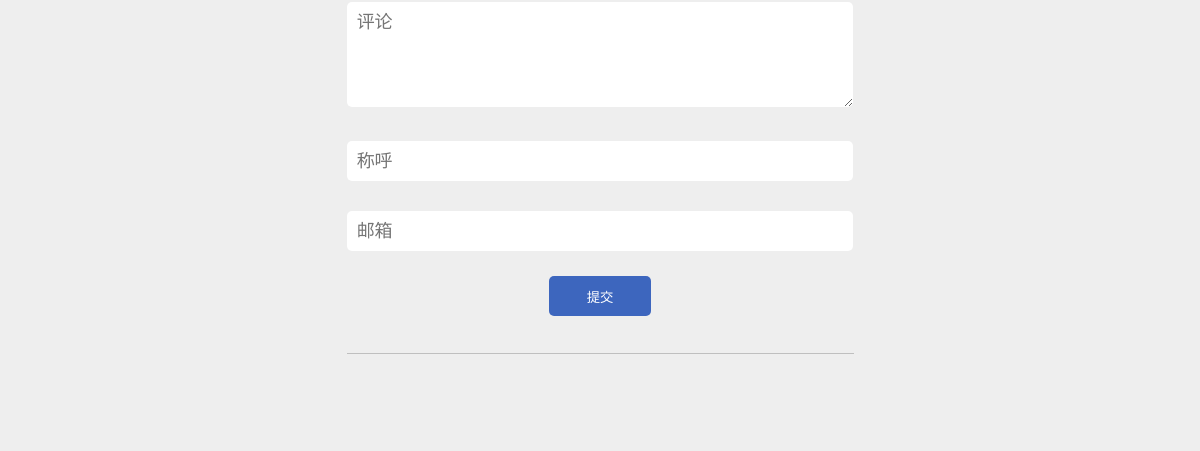
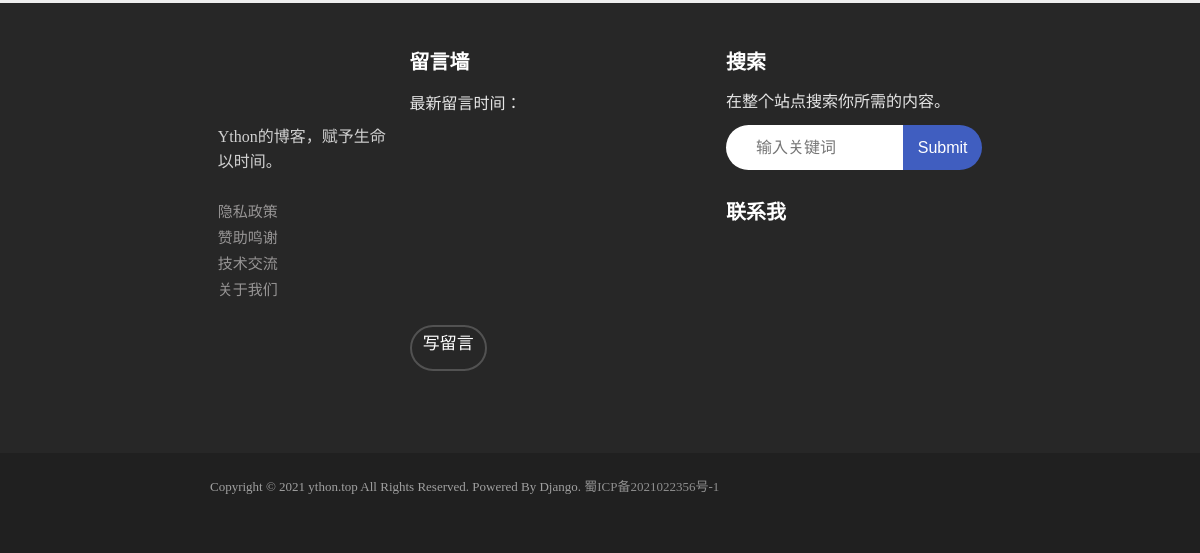
/mess/ (lower part), run on an earlier commit of the app's database (2 pictures, top to bottom).
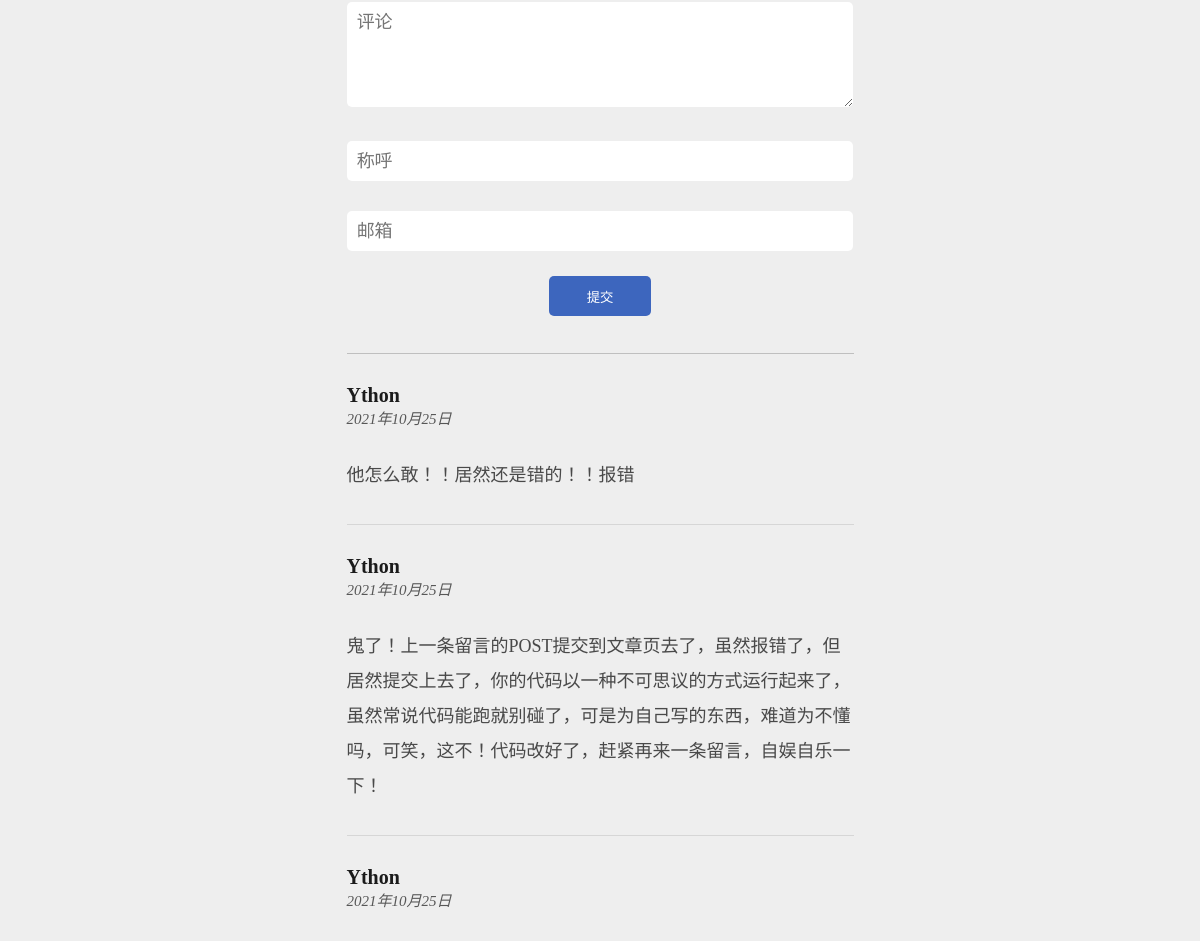
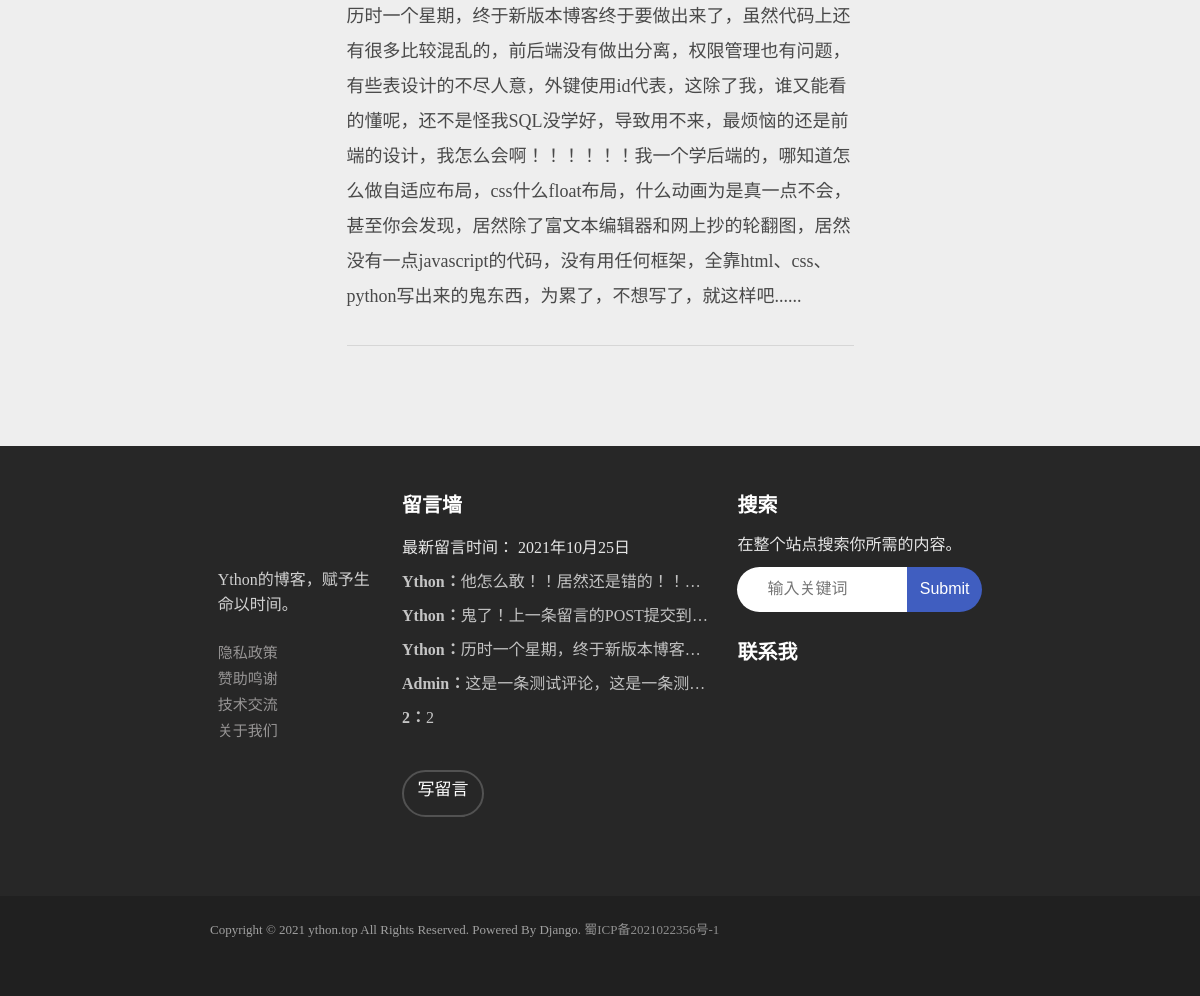
And on a later commit of the database (2 pictures, top to bottom).
### blog/models.py (models this page shows)
class Remark(models.Model):
    id = models.AutoField(primary_key=True)
    email = models.CharField(max_length=255, verbose_name='email')
    writer = models.CharField(max_length=255, verbose_name='writer')
    time = models.DateField(verbose_name='time', auto_now=True)
    body = models.CharField(max_length=60000, verbose_name='body')
    parent = models.IntegerField(max_length=200, verbose_name='parent', default=0)

### blog/views.py (the view)
# urls.py: path('mess/', views.mess, name='mess'),
def mess(request):
    if request.method == 'POST':
        name = request.POST['name']
        email = request.POST['email']
        body = request.POST['body']
        id = request.POST['id']
        models.Remark.objects.create(email=email, writer=name, parent=id, body=body)
    dic = {'title2': '留言', 'page': 'navs', 'navs': models.Section.objects.all(),
           'remarks': models.Remark.objects.filter(parent=0), 'mess': models.Remark.objects.all().order_by('-id')[:5],
           'messlast': models.Remark.objects.last()}
    getsetting(dic)
    if request.user.is_authenticated:
        dic['login'] = True
    else:
        dic['login'] = False
    return render(request, 'blog/mess.html', dic)

### blog/views.py (called while the page is built)
def getsetting(dic):
    f = open('static/setting/setting.json', 'r')
    data = f.read()
    data = json.loads(data)
    dic.update(data)
    f.close()

### templates/blog/mess.html (shortened to what this page needs)
{% extends 'article/base.html' %}
{% block content %}
<div class="articlepage">
    <div class="articlepagebody">
        <div class="articlepagebody2">
            <div class="artclebottom">
                <div class="remark" style="margin-top: 100px;">
                    <form action="/mess/" method="POST">
                    <h class="remarktitle"><i><b>不妨在此留下些什么...</b></i></h><br><br>
                    <textarea type="text" placeholder="评论" class="remarkbox" name="body" style="max-height: 100px;min-height: 100px;padding-top: 5px;" required/></textarea>
                    <input type="text" placeholder="称呼" class="remarkbox" name="name" required/>
                    <input type="email" placeholder="邮箱" class="remarkbox" name="email" required/>
                    <input type="submit" class="adminsubmit2" value="提交">
                    </form>
                    <div class="adminline"></div>
                    <div>
                        {% for remark in remarks reversed %}
                        <p style="font-size: 20px;color: rgb(27, 27, 27);margin-top: 30px;"><b>{{remark.writer}}</b></p>
                        <p style="font-size: 15px;color: rgb(87, 87, 87);"><i>{{remark.time}}</i></p>
                        <p style="font-size: 18px;color: rgb(73, 73, 73);margin-top: 30px;margin-bottom: 30px;line-height: 35px;">{{remark.body}}</p>
                        <div class="adminline2" style="margin: auto;"></div>
                        {% endfor %}
                    </div>
                </div>
            </div>
        </div>
        {% include 'blog/bottom2.html' %}
    </div>
</div>
{% endblock %}

### templates/article/base.html (shortened to what this page needs)
{% load static %}
<!doctype html>
<html class="no-js" lang="zxx">
<head>
    <link rel="stylesheet" href="/static/css/home.css">
    <link rel="stylesheet" href="/static/css/admin.css">
</head>
<body>
    {% block content %}
    {% endblock %}
</body>
</html>

### templates/blog/bottom2.html
<div class="bottomNavs2">
    <div class="navsBox">
        <div class="navAbout">
            <embed src="/static/svg/logo.svg" width="50" height="50" type="image/svg+xml"  style="margin-top:7px;" class="logobig"/>
            <p class="navAboutStr">{{SITE_DESC}}</p>
            <a href=""><p class="navAboutButton">隐私政策</p></a>
            <a href=""><p class="navAboutButton">赞助鸣谢</p></a>
            <a href="/mess/"><p class="navAboutButton">技术交流</p></a>
            <a href="/about"><p class="navAboutButton">关于我们</p></a>
        </div>
        <div class="navMess">
            <p style="font-size: 20px;color: rgb(255, 255, 255);"><b>留言墙</b></p>
            <p style="color: #e6e6e6;margin-top: 5%;margin-bottom: 3%;">最新留言时间： {{messlast.time}}</p>
            <div class="mess">
                {% for mes in mess %}
                <p class="messtext"><b>{{mes.writer}}：</b>{{mes.body}}</p>
                {% endfor %}
            </div>
            <a href="/mess/"><div class="wirteMess">写留言</div></a>
        </div>
        <div class="navSearch">
            <p style="font-size: 20px;color: rgb(255, 255, 255);"><b>搜索</b></p>
            <p style="color: #e6e6e6;margin-top: 5%;margin-bottom: 3%;">在整个站点搜索你所需的内容。</p>
            <div class="navSearchBox">
                <input type="text" class="navSearchBoxText" placeholder="输入关键词">
                <input type="submit" class="navSearchBoxSub">
            </div>
            <p style="font-size: 20px;color: rgb(255, 255, 255);"><b>联系我</b></p>
        </div>
    </div>
</div>
<div class="bottomInformation2">
    <div class="bottomInformationbox">
        <p class="nformation">Copyright © 2021 ython.top All Rights Reserved. Powered By Django. <a href="https://beian.miit.gov.cn/" style="color: rgb(143, 143, 143);">{{CN_GOV_RECORD_DATA}}</a></p>
    </div>
</div>

### static/css/home.css (style rules this page uses)
* { margin:0; padding:0; }
html,body { width:100%; height:100%; font-family:"黑体"; }
.bottomNavs2 { width: 100%; height: 450px; background-color:rgb(39, 39, 39); }
.bottomInformation2 { width: 100%; height: 100px; background-color:rgb(32, 32, 32); }
a { text-decoration:none; }
.navsBox { margin-left: auto; margin-right: auto; width: 65%; height: 80%; padding-top: 3%; display: flex; }
.navAbout { width: 23%; height: 80%; padding: 1%; }
.navMess { padding: 1%; width: 40%; height: 80%; margin-left: 1%; }
.navSearch { padding: 1%; width: 35%; height: 80%; margin-left: 1%; }
.navAboutStr { color: rgb(209, 209, 209); line-height: 25px; margin-top: 10%; margin-bottom: 15%; }
.navAboutButton { color: rgb(151, 149, 149); font-size: 15px; margin-top: 5px; }
.mess { width: 100%; height: 70%; }
.wirteMess { width: 25%; height: 40px; font-size: 17px; color: rgb(255, 255, 255); border-radius: 25px; border:2px solid rgba(255, 255, 255, 0.2); text-align: center; padding-top: 1%; }
.navSearchBox { width: 100%; height: 45px; border-radius: 50px; margin-top: 5%; margin-bottom: 10%; display: flex; }
.navSearchBoxText { font-size: 16px; color: rgb(124, 124, 124); padding-left: 30px; width: 65%; height: 45px; background-color: white; border-top-left-radius: 50px; border-bottom-left-radius: 50px; outline-style: none ; border: 0px; }
.navSearchBoxSub { font-size: 16px; color: rgb(255, 255, 255); width: 35%; height: 45px; background-color: rgb(64, 94, 192); border-top-right-radius: 50px; border-bottom-right-radius: 50px; border: 0px; }
.bottomInformationbox { margin-left: auto; margin-right: auto; width: 65%; height: auto; display: flex; }
.nformation { color: rgb(160, 160, 160); font-size: 13px; text-align: center; margin-top: 3%; }
.articlepage { width: 100%; height: 100%; }
.articlepagebody { position: absolute; width: 100%; background-color: rgb(238, 238, 238); z-index: 990; }
.articlepagebody2 { width: 100%; height: auto; }
.artclebottom { margin: auto; width: 65%; height: auto; margin-bottom: 100px; }
.remark { margin: auto; width: 65%; height: auto; }
.remarkbox { min-width: 98%; max-width: 98%; border: 0px; border:none; border-radius: 5px; margin-top: 30px; font-size: 18px; height: 40px; padding-left: 2%; }
.messtext { white-space:nowrap; text-overflow:ellipsis; overflow:hidden; color: rgb(196, 196, 196); margin-top: 10px; }

### static/css/admin.css (style rules this page uses)
* { margin:0;padding:0 }
.adminline { width: 100%; height: 1px; border-bottom:1px solid rgba(0, 0, 0, 0.2); margin-top: 10px; margin-bottom: 30px; }
.adminline2 { width: 100%; height: 1px; border-bottom:1px solid rgba(0, 0, 0, 0.103); margin-top: 10px; margin-bottom: 30px; }
.adminsubmit2 { width: 20%; height: 40px; margin-left: 40%; margin-top: 5%; background-color: rgb(61, 102, 190); border: 0px; border-radius: 5px; margin-bottom: 5%; color: #ffffff; }

What changed in the data, as far as the page shows it:
added Remark: writer "Ython", time "2021年10月25日", body "他怎么敢！！居然还是错的！！报错", body "他怎么敢！！居然还是错的！！…"
added Remark: writer "Ython", time "2021年10月25日", body "鬼了！上一条留言的POST提交到文章页去了，虽然报错了，但居然提交上去了，你的代码以一种不可思议的方式运行起来了，虽然常说代码能跑就别碰了，可是为自己写的东西，难道为不懂吗，可笑，这不！代码改好了，赶紧再来一条留言，自娱自乐一下！", body "鬼了！上一条留言的POST提交到…"
added Remark: writer "Ython", time "2021年10月25日", body "历时一个星期，终于新版本博客终于要做出来了，虽然代码上还有很多比较混乱的，前后端没有做出分离，权限管理也有问题，有些表设计的不尽人意，外键使用id代表，这除了我，谁又能看的懂呢，还不是怪我SQL没学好，导致用不来，最烦恼的还是前端的设计，我怎么会啊！！！！！！我一个学后端的，哪知道怎么做自适应布局，css什么float布局，什么动画为是真一点不会，甚至你会发现，居然除了富文本编辑器和网上抄的轮翻图，居然没有一点javascript的代码，没有用任何框架，全靠html、css、python写出来的鬼东西，为累了，不想写了，就这样吧......", body "历时一个星期，终于新版本博客…"
added Remark: writer "Admin", body "这是一条测试评论，这是一条测…"
added Remark: writer "2", body "2"
